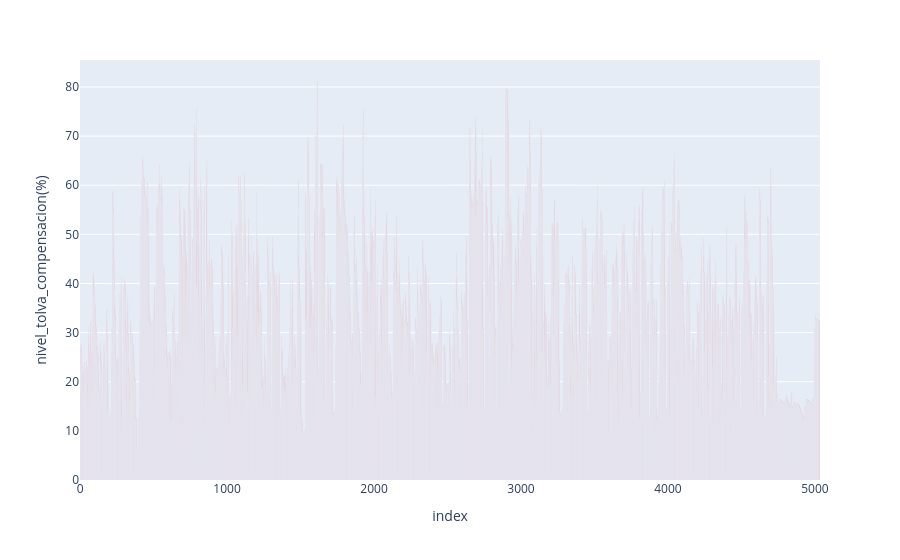
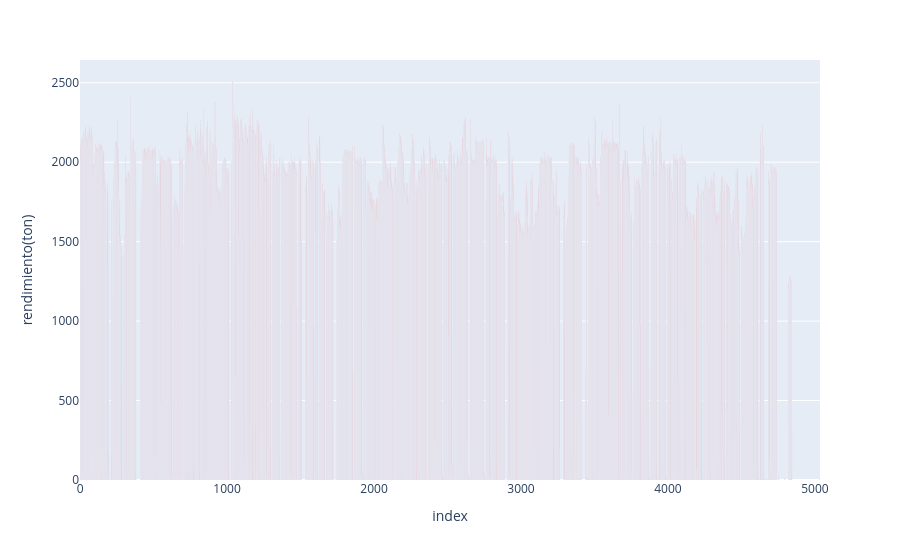
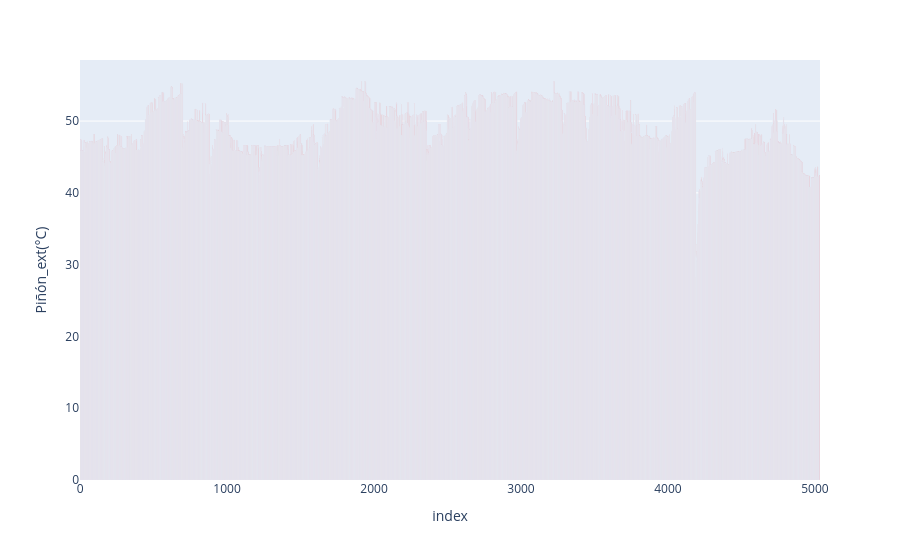
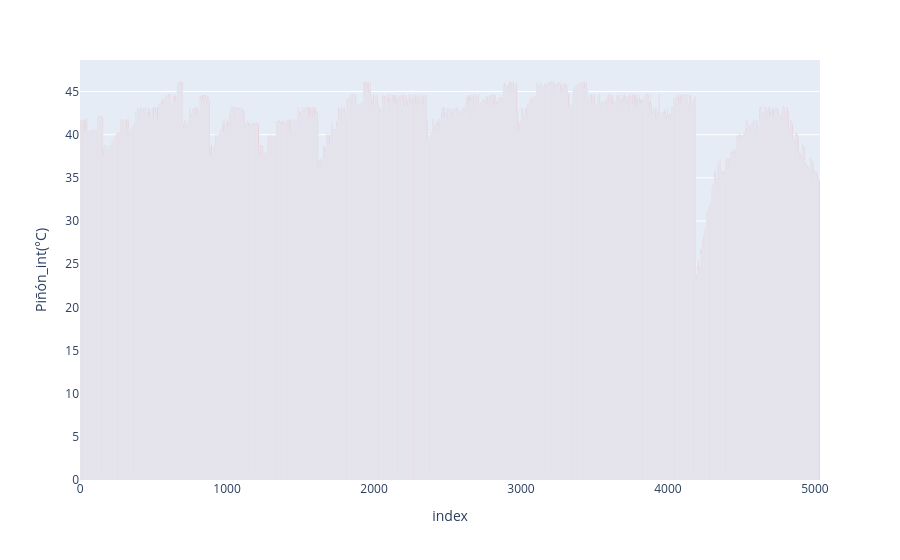

Source (notebook cell) for these figures, in order:
### Code cell
testTraject = trajectory["Válvula defectuosa"][0]
# fig = px.bar(testTraject, y="Eficiencia_Enfriamiento", color_discrete_sequence=['red']) 
# fig.show()


# fig = px.bar(testTraject, y="Temperatura_Diferencia_Media", color_discrete_sequence=['blue']) 
# fig.show()

# fig = px.bar(testTraject, y="Potencia_Media", color_discrete_sequence=['blue']) 
# fig.show()


for idxEff in efficiency:
    fig = px.bar(testTraject, y=idxEff, color_discrete_sequence=['red']) 
    # showing the plot
    fig.show()

### Figure 1 — Plotly figure (JSON) as saved in the notebook; plotly's stock layout.template omitted (floating-point values rounded to 4 significant figures; data arrays with more than 128 entries replaced by an {"elided": "..."} marker saying what was removed)
{"data": [{"alignmentgroup": "True", "hovertemplate": "index=%{x}<br>nivel_tolva_compensacion(%)=%{y}<extra></extra>", "legendgroup": "", "marker": {"color": "red", "pattern": {"shape": ""}}, "name": "", "offsetgroup": "", "orientation": "v", "showlegend": false, "textposition": "auto", "type": "bar", "x": {"elided": "5035 int values"}, "xaxis": "x", "y": {"elided": "5035 float values"}, "yaxis": "y"}], "layout": {"barmode": "relative", "legend": {"tracegroupgap": 0}, "margin": {"t": 60}, "xaxis": {"anchor": "y", "domain": [0, 1], "title": {"text": "index"}}, "yaxis": {"anchor": "x", "domain": [0, 1], "title": {"text": "nivel_tolva_compensacion(%)"}}}}

### Figure 2 — Plotly figure (JSON) as saved in the notebook; plotly's stock layout.template omitted (floating-point values rounded to 4 significant figures; data arrays with more than 128 entries replaced by an {"elided": "..."} marker saying what was removed)
{"data": [{"alignmentgroup": "True", "hovertemplate": "index=%{x}<br>rendimiento(ton)=%{y}<extra></extra>", "legendgroup": "", "marker": {"color": "red", "pattern": {"shape": ""}}, "name": "", "offsetgroup": "", "orientation": "v", "showlegend": false, "textposition": "auto", "type": "bar", "x": {"elided": "5035 int values"}, "xaxis": "x", "y": {"elided": "5035 float values"}, "yaxis": "y"}], "layout": {"barmode": "relative", "legend": {"tracegroupgap": 0}, "margin": {"t": 60}, "xaxis": {"anchor": "y", "domain": [0, 1], "title": {"text": "index"}}, "yaxis": {"anchor": "x", "domain": [0, 1], "title": {"text": "rendimiento(ton)"}}}}

### Figure 3 — Plotly figure (JSON) as saved in the notebook; plotly's stock layout.template omitted (floating-point values rounded to 4 significant figures; data arrays with more than 128 entries replaced by an {"elided": "..."} marker saying what was removed)
{"data": [{"alignmentgroup": "True", "hovertemplate": "index=%{x}<br>Piñón_ext(°C)=%{y}<extra></extra>", "legendgroup": "", "marker": {"color": "red", "pattern": {"shape": ""}}, "name": "", "offsetgroup": "", "orientation": "v", "showlegend": false, "textposition": "auto", "type": "bar", "x": {"elided": "5035 int values"}, "xaxis": "x", "y": {"elided": "5035 float values"}, "yaxis": "y"}], "layout": {"barmode": "relative", "legend": {"tracegroupgap": 0}, "margin": {"t": 60}, "xaxis": {"anchor": "y", "domain": [0, 1], "title": {"text": "index"}}, "yaxis": {"anchor": "x", "domain": [0, 1], "title": {"text": "Piñón_ext(°C)"}}}}

### Figure 4 — Plotly figure (JSON) as saved in the notebook; plotly's stock layout.template omitted (floating-point values rounded to 4 significant figures; data arrays with more than 128 entries replaced by an {"elided": "..."} marker saying what was removed)
{"data": [{"alignmentgroup": "True", "hovertemplate": "index=%{x}<br>Piñón_int(°C)=%{y}<extra></extra>", "legendgroup": "", "marker": {"color": "red", "pattern": {"shape": ""}}, "name": "", "offsetgroup": "", "orientation": "v", "showlegend": false, "textposition": "auto", "type": "bar", "x": {"elided": "5035 int values"}, "xaxis": "x", "y": {"elided": "5035 float values"}, "yaxis": "y"}], "layout": {"barmode": "relative", "legend": {"tracegroupgap": 0}, "margin": {"t": 60}, "xaxis": {"anchor": "y", "domain": [0, 1], "title": {"text": "index"}}, "yaxis": {"anchor": "x", "domain": [0, 1], "title": {"text": "Piñón_int(°C)"}}}}
